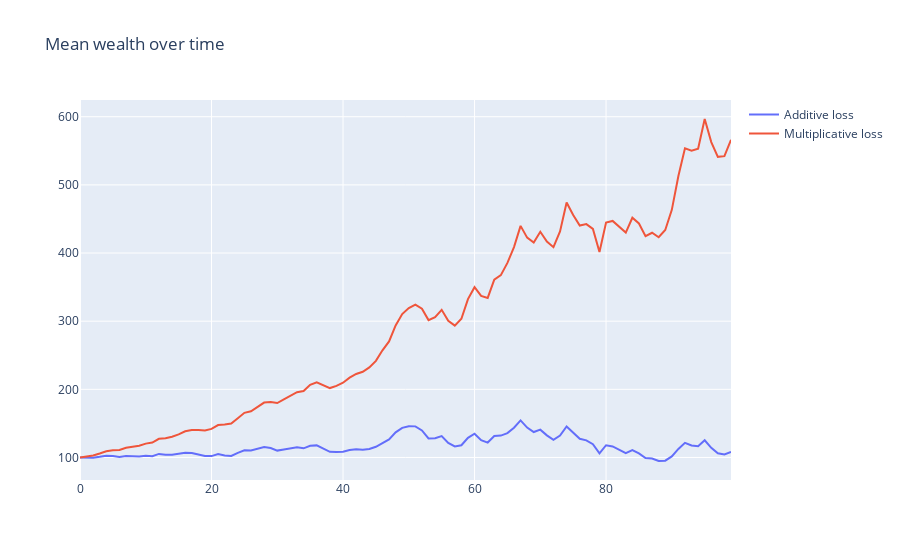
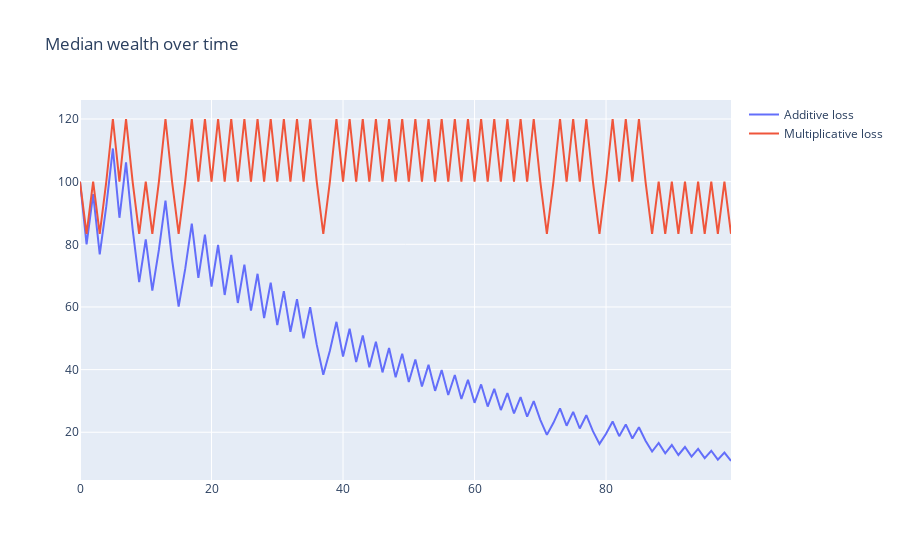

Write notebook code for charts like these, in order.
### Code cell
def func_powerlaw_t(t, ret=True, plot=False, log=False):
    money_at_t = sorted([people[i][t] for i in range(N)])[::-1]
    return money_at_t
    
def func_powerlaw_t_alt(t, ret=True):
    money_at_t = sorted([people_alt[i][t] for i in range(N)])[::-1]
    return money_at_t

def list_average(lst):
    t_avg = sum(lst) / len(lst)
    return t_avg

def market_avg(set):
    market = []
    market_alt = []
    for i in range(rounds):
        market.append(list_average(func_powerlaw_t(i)))
        market_alt.append(list_average(func_powerlaw_t_alt(i)))
    
    mkt_plot = go.Figure()
    mkt_plot.update_layout(title="Mean wealth over time")
    mkt_plot.add_trace(go.Scatter(x = round_list, y = market,name="Additive loss"))
    mkt_plot.add_trace(go.Scatter(x = round_list, y = market_alt,name="Multiplicative loss"))
    mkt_plot.show()

def list_median(lst):
    h = int(len(lst)/2)
    return lst[h]

def market_mdn(set):
    market = []
    market_alt = []
    for i in range(rounds):
        market.append(list_median(func_powerlaw_t(i)))
        market_alt.append(list_median(func_powerlaw_t_alt(i)))
    
    mkt_plot = go.Figure()
    mkt_plot.update_layout(title="Median wealth over time")
    mkt_plot.add_trace(go.Scatter(x = round_list, y = market,name="Additive loss"))
    mkt_plot.add_trace(go.Scatter(x = round_list, y = market_alt,name="Multiplicative loss"))
    mkt_plot.show()
    
market_avg(people)
market_mdn(people)
